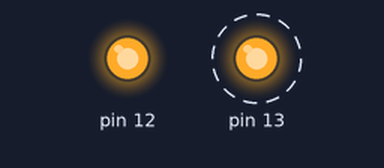
Simulated run of this sketch. Board: Arduino Uno, built with avr-gcc and run on an emulated ATmega328P. On the bench: output pins drawn as LEDs (lit = HIGH). Dashed ring = blinking.

Above: at 0.4 s.
At 6.4 s:
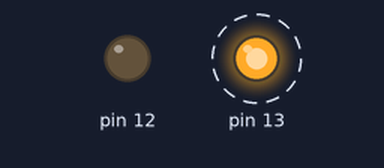
Timing chart, 0 to 9.2 s (numbered marks = the images above):
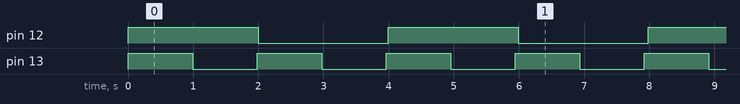

Measured:
- by itself, pin 12: alternates HIGH for 2.0 s and LOW for 2.0 s
- by itself, pin 13: alternates HIGH for 0.99 s and LOW for 0.99 s
- by itself, everything shown: repeats every 4.0 s, in 6 steps

The sketch:

TwoLEDBlink.ino
```cpp
#include <Arduino_FreeRTOS.h>

// define two tasks for Blink & AnalogRead
void TaskBlink( void *pvParameters );
void TaskBlink1( void *pvParameters );

// the setup function runs once when you press reset or power the board
void setup() {

  // Now set up two tasks to run independently.
  xTaskCreate(
    TaskBlink
    ,  (const portCHAR *)"Blink"   // A name just for humans
    ,  128  // This stack size can be checked & adjusted by reading the Stack Highwater
    ,  NULL
    ,  2  // Priority, with 1 being the highest, and 4 being the lowest.
    ,  NULL );

  xTaskCreate(
    TaskBlink1
    ,  (const portCHAR *) "Blink1"
    ,  128  // Stack size
    ,  NULL
    ,  1  // Priority
    ,  NULL );

  // Now the task scheduler, which takes over control of scheduling individual tasks, is automatically started.
}

void loop()
{
  // Empty. Things are done in Tasks.
}

/*--------------------------------------------------*/
/*---------------------- Tasks ---------------------*/
/*--------------------------------------------------*/

void TaskBlink(void *pvParameters)  // This is a task.
{
  (void) pvParameters;

  // initialize digital pin 13 as an output.
  pinMode(13, OUTPUT);
  //while(1)  == same as == for(;;)
  for (;;) // A Task shall never return or exit.
  {
    digitalWrite(13, HIGH);   // turn the LED on (HIGH is the voltage level)
    vTaskDelay( 1000 / portTICK_PERIOD_MS ); // wait for one second
    digitalWrite(13, LOW);    // turn the LED off by making the voltage LOW
    vTaskDelay( 1000 / portTICK_PERIOD_MS ); // wait for one second
  }
}

void TaskBlink1(void *pvParameters)  // This is a task.
{
  (void) pvParameters;

  // initialize serial communication at 9600 bits per second:
  Serial.begin(9600);
  // initialize digital pin 13 as an output.
  pinMode(12, OUTPUT);

  for (;;)
  {
    digitalWrite(12, HIGH);   // turn the LED on (HIGH is the voltage level)
    digitalWrite(12, HIGH);   // turn the LED on (HIGH is the voltage level)
    vTaskDelay( 2000 / portTICK_PERIOD_MS ); // wait for one second
    digitalWrite(12, LOW);    // turn the LED off by making the voltage LOW
    vTaskDelay( 2000 / portTICK_PERIOD_MS ); // wait for one second
  }
}
```
